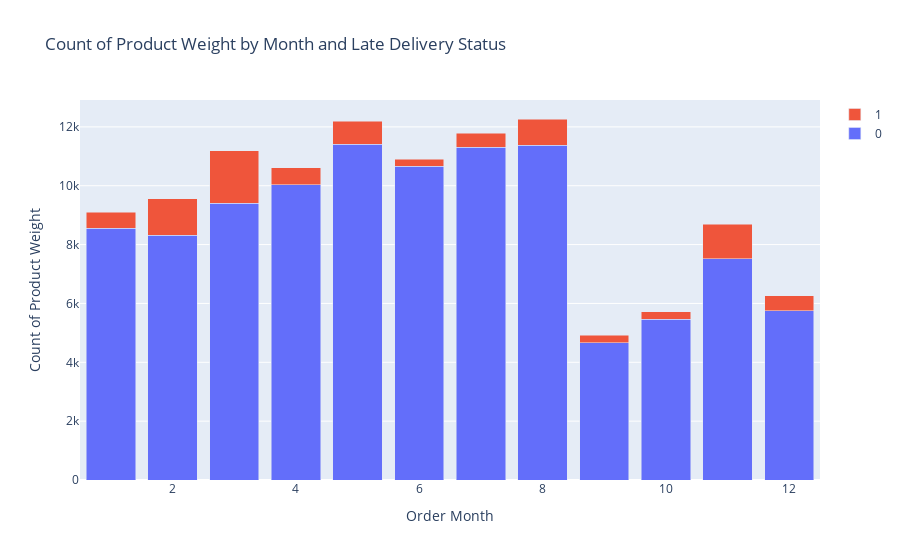

The cell this chart's notebook holds for it:
### Markdown cell above
### Average Time to Delivery and Proportion of Late Deliveries are increasing in the months of Febrauary, March and November, December.

### Code cell
# Preparing the data
grouped_data = merged_df.groupby(['order_month', 'late_delivery'])['product_weight_g'].count().reset_index()
grouped_data = grouped_data.pivot(index='order_month', columns='late_delivery', values='product_weight_g').fillna(0)

# Creating the bar for each 'late_delivery' status
bars = []
for late_delivery_status in grouped_data.columns:
    bars.append(go.Bar(name=str(late_delivery_status),
                       x=grouped_data.index,
                       y=grouped_data[late_delivery_status]))

# Creating the figure and adding the bars
fig = go.Figure(data=bars)

# Change the bar mode to stacked
fig.update_layout(barmode='stack', 
                  title='Count of Product Weight by Month and Late Delivery Status',
                  xaxis_title='Order Month',
                  yaxis_title='Count of Product Weight')

# Show the plot
fig.show()

### Figure 1 — Plotly figure (JSON) as saved in the notebook; plotly's stock layout.template omitted (floating-point values rounded to 4 significant figures)
{"data": [{"name": "0", "type": "bar", "x": [1, 2, 3, 4, 5, 6, 7, 8, 9, 10, 11, 12], "y": [8560, 8318, 9398, 10039, 11413, 10659, 11315, 11376, 4668, 5457, 7519, 5757]}, {"name": "1", "type": "bar", "x": [1, 2, 3, 4, 5, 6, 7, 8, 9, 10, 11, 12], "y": [541, 1242, 1796, 570, 777, 242, 465, 892, 252, 259, 1173, 505]}], "layout": {"barmode": "stack", "title": {"text": "Count of Product Weight by Month and Late Delivery Status"}, "xaxis": {"title": {"text": "Order Month"}}, "yaxis": {"title": {"text": "Count of Product Weight"}}}}
